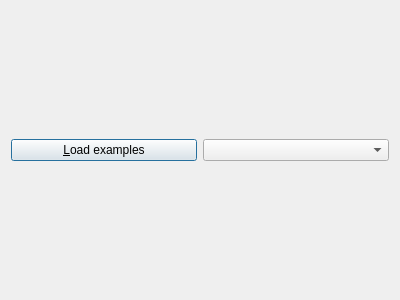
<?xml version="1.0" encoding="UTF-8"?>
<ui version="4.0">
 <class>QtConceptMapTestExamplesDialog</class>
 <widget class="QDialog" name="QtConceptMapTestExamplesDialog">
  <property name="geometry">
   <rect>
    <x>0</x>
    <y>0</y>
    <width>400</width>
    <height>300</height>
   </rect>
  </property>
  <property name="windowTitle">
   <string>Dialog</string>
  </property>
  <layout class="QVBoxLayout" name="verticalLayout">
   <item>
    <layout class="QHBoxLayout" name="layout_load_examples">
     <item>
      <widget class="QPushButton" name="button_load_examples">
       <property name="text">
        <string>&amp;Load examples</string>
       </property>
      </widget>
     </item>
     <item>
      <widget class="QComboBox" name="box_load_examples"/>
     </item>
    </layout>
   </item>
  </layout>
 </widget>
 <resources/>
 <connections/>
</ui>
